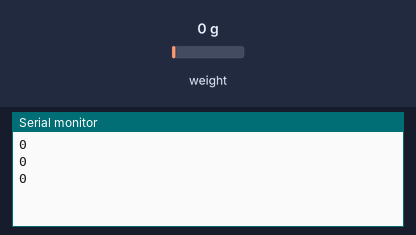
Bench run of a sketch on a simulated Arduino Uno, built with avr-gcc and run on an emulated ATmega328P. Shown: the last lines printed to the serial monitor. The test bench sets the inputs (shaded band); at power-on: weight on the scale 0 g.

Above: at 1.5 s.
1.6 s: weight on the scale set to 100 g
At 2.4 s:
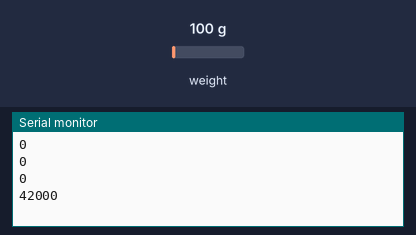
3.1 s: weight on the scale set to 1250 g
At 3.6 s:
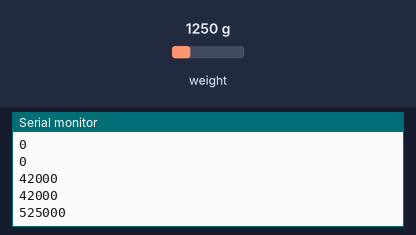
Timing chart, 0 to 6.1 s (numbered marks = the images above; inputs shaded):
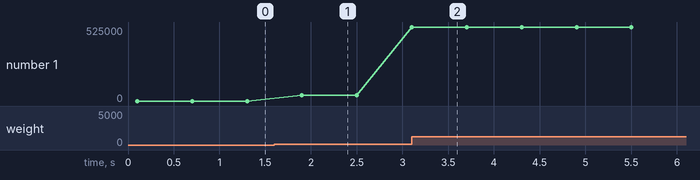

The sketch:

sensor.ino
```cpp
#include "HX711.h"

// HX711 circuit wiring
const int LOADCELL_DOUT_PIN = 2;
const int LOADCELL_SCK_PIN = 3;

HX711 scale;

void setup() {
  Serial.begin(57600);
  scale.begin(LOADCELL_DOUT_PIN, LOADCELL_SCK_PIN);
}

void loop() {

  if (scale.is_ready()) {
    long reading = scale.read();
    Serial.println(reading);
  }

  delay(500);

}
```

Measured:
- after the input at 1.6 s, the serial monitor: prints a new line after 0.30 s (image 1)
- after the input at 3.1 s, the serial monitor: prints a new line at once (image 2)
- plotted number 1: 0 → 42000 after the input at 1.6 s, 42000 → 525000 after the input at 3.1 s
